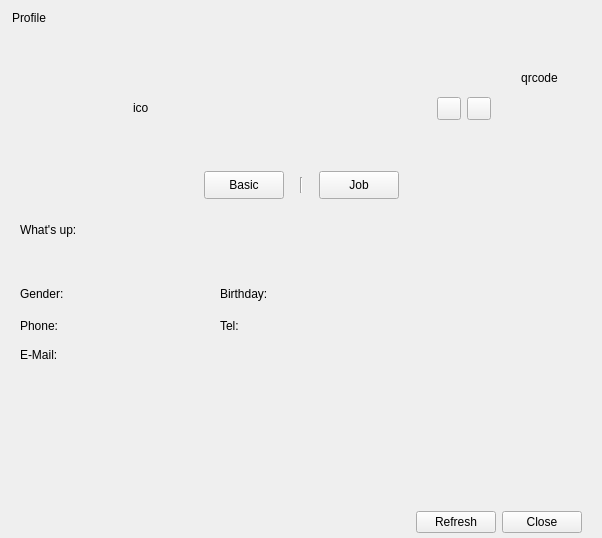
<?xml version="1.0" encoding="UTF-8"?>
<ui version="4.0">
 <class>ContactInfoDialog</class>
 <widget class="QDialog" name="ContactInfoDialog">
  <property name="geometry">
   <rect>
    <x>0</x>
    <y>0</y>
    <width>602</width>
    <height>538</height>
   </rect>
  </property>
  <property name="windowTitle">
   <string>ContactInfoDialog</string>
  </property>
  <layout class="QVBoxLayout" name="verticalLayoutMain">
   <property name="spacing">
    <number>0</number>
   </property>
   <property name="leftMargin">
    <number>0</number>
   </property>
   <property name="topMargin">
    <number>0</number>
   </property>
   <property name="rightMargin">
    <number>0</number>
   </property>
   <property name="bottomMargin">
    <number>0</number>
   </property>
   <item>
    <widget class="QWidget" name="titleBar" native="true">
     <property name="minimumSize">
      <size>
       <width>0</width>
       <height>35</height>
      </size>
     </property>
     <property name="maximumSize">
      <size>
       <width>16777215</width>
       <height>35</height>
      </size>
     </property>
     <layout class="QHBoxLayout" name="horizontalLayout_2" stretch="0,1,0">
      <property name="leftMargin">
       <number>12</number>
      </property>
      <property name="topMargin">
       <number>0</number>
      </property>
      <property name="rightMargin">
       <number>0</number>
      </property>
      <property name="bottomMargin">
       <number>0</number>
      </property>
      <item>
       <widget class="QLabel" name="title">
        <property name="text">
         <string>Profile</string>
        </property>
       </widget>
      </item>
      <item>
       <spacer name="horizontalSpacer">
        <property name="orientation">
         <enum>Qt::Horizontal</enum>
        </property>
        <property name="sizeHint" stdset="0">
         <size>
          <width>40</width>
          <height>20</height>
         </size>
        </property>
       </spacer>
      </item>
      <item>
       <layout class="QVBoxLayout" name="verticalLayout">
        <property name="spacing">
         <number>0</number>
        </property>
        <item>
         <layout class="QHBoxLayout" name="horizontalLayout">
          <item>
           <widget class="QPushButton" name="btnMinimize">
            <property name="text">
             <string/>
            </property>
            <property name="flat">
             <bool>true</bool>
            </property>
           </widget>
          </item>
          <item>
           <widget class="QPushButton" name="btnClose">
            <property name="text">
             <string/>
            </property>
            <property name="flat">
             <bool>true</bool>
            </property>
           </widget>
          </item>
         </layout>
        </item>
        <item>
         <spacer name="verticalSpacer">
          <property name="orientation">
           <enum>Qt::Vertical</enum>
          </property>
          <property name="sizeHint" stdset="0">
           <size>
            <width>20</width>
            <height>40</height>
           </size>
          </property>
         </spacer>
        </item>
       </layout>
      </item>
     </layout>
    </widget>
   </item>
   <item>
    <widget class="QWidget" name="mainInfoBar" native="true">
     <property name="minimumSize">
      <size>
       <width>0</width>
       <height>123</height>
      </size>
     </property>
     <property name="maximumSize">
      <size>
       <width>16777215</width>
       <height>123</height>
      </size>
     </property>
     <layout class="QGridLayout" name="gridLayout_3" columnstretch="1,0">
      <property name="leftMargin">
       <number>30</number>
      </property>
      <property name="topMargin">
       <number>0</number>
      </property>
      <property name="rightMargin">
       <number>20</number>
      </property>
      <property name="bottomMargin">
       <number>0</number>
      </property>
      <item row="1" column="0">
       <widget class="QWidget" name="mainInfoPanel" native="true">
        <layout class="QGridLayout" name="gridLayout_4" rowstretch="1,0,4">
         <property name="leftMargin">
          <number>0</number>
         </property>
         <property name="topMargin">
          <number>0</number>
         </property>
         <property name="rightMargin">
          <number>0</number>
         </property>
         <property name="bottomMargin">
          <number>0</number>
         </property>
         <item row="0" column="0" rowspan="3">
          <widget class="AvatarLabel" name="labelAvatar">
           <property name="minimumSize">
            <size>
             <width>97</width>
             <height>97</height>
            </size>
           </property>
           <property name="maximumSize">
            <size>
             <width>97</width>
             <height>97</height>
            </size>
           </property>
           <property name="text">
            <string notr="true"/>
           </property>
           <property name="pixmap">
            <pixmap resource="../inst.qrc">:/images/Icon_60.png</pixmap>
           </property>
           <property name="scaledContents">
            <bool>true</bool>
           </property>
          </widget>
         </item>
         <item row="0" column="1">
          <spacer name="verticalSpacer_4">
           <property name="orientation">
            <enum>Qt::Vertical</enum>
           </property>
           <property name="sizeHint" stdset="0">
            <size>
             <width>20</width>
             <height>13</height>
            </size>
           </property>
          </spacer>
         </item>
         <item row="1" column="1">
          <widget class="QWidget" name="nameIdPanel" native="true">
           <layout class="QVBoxLayout" name="verticalLayout_4">
            <property name="spacing">
             <number>6</number>
            </property>
            <property name="leftMargin">
             <number>0</number>
            </property>
            <property name="topMargin">
             <number>0</number>
            </property>
            <property name="rightMargin">
             <number>0</number>
            </property>
            <property name="bottomMargin">
             <number>0</number>
            </property>
            <item>
             <widget class="QLabel" name="labelName">
              <property name="minimumSize">
               <size>
                <width>138</width>
                <height>0</height>
               </size>
              </property>
              <property name="text">
               <string/>
              </property>
              <property name="textInteractionFlags">
               <set>Qt::LinksAccessibleByMouse|Qt::TextSelectableByMouse</set>
              </property>
             </widget>
            </item>
            <item>
             <layout class="QHBoxLayout" name="horizontalLayout_9" stretch="0,0,0,0">
              <item>
               <widget class="QLabel" name="labelIconGender">
                <property name="minimumSize">
                 <size>
                  <width>16</width>
                  <height>16</height>
                 </size>
                </property>
                <property name="maximumSize">
                 <size>
                  <width>16</width>
                  <height>16</height>
                 </size>
                </property>
                <property name="text">
                 <string>icon</string>
                </property>
               </widget>
              </item>
              <item>
               <spacer name="horizontalSpacer_2">
                <property name="orientation">
                 <enum>Qt::Horizontal</enum>
                </property>
                <property name="sizeHint" stdset="0">
                 <size>
                  <width>40</width>
                  <height>20</height>
                 </size>
                </property>
               </spacer>
              </item>
              <item>
               <widget class="StyleToolButton" name="tBtnAddFriend">
                <property name="text">
                 <string/>
                </property>
               </widget>
              </item>
              <item>
               <widget class="StyleToolButton" name="tBtnChat">
                <property name="text">
                 <string/>
                </property>
               </widget>
              </item>
             </layout>
            </item>
           </layout>
          </widget>
         </item>
         <item row="2" column="1">
          <spacer name="verticalSpacer_9">
           <property name="orientation">
            <enum>Qt::Vertical</enum>
           </property>
           <property name="sizeHint" stdset="0">
            <size>
             <width>20</width>
             <height>13</height>
            </size>
           </property>
          </spacer>
         </item>
        </layout>
       </widget>
      </item>
      <item row="0" column="0">
       <spacer name="verticalSpacer_7">
        <property name="orientation">
         <enum>Qt::Vertical</enum>
        </property>
        <property name="sizeHint" stdset="0">
         <size>
          <width>20</width>
          <height>28</height>
         </size>
        </property>
       </spacer>
      </item>
      <item row="0" column="1" rowspan="2">
       <layout class="QVBoxLayout" name="verticalLayout_2" stretch="0,3">
        <item>
         <widget class="QLabel" name="labelQRCode">
          <property name="minimumSize">
           <size>
            <width>85</width>
            <height>85</height>
           </size>
          </property>
          <property name="text">
           <string>qrcode</string>
          </property>
          <property name="alignment">
           <set>Qt::AlignCenter</set>
          </property>
         </widget>
        </item>
        <item>
         <spacer name="verticalSpacer_6">
          <property name="orientation">
           <enum>Qt::Vertical</enum>
          </property>
          <property name="sizeHint" stdset="0">
           <size>
            <width>20</width>
            <height>13</height>
           </size>
          </property>
         </spacer>
        </item>
       </layout>
      </item>
     </layout>
    </widget>
   </item>
   <item>
    <widget class="QWidget" name="switchBar" native="true">
     <property name="minimumSize">
      <size>
       <width>0</width>
       <height>55</height>
      </size>
     </property>
     <property name="maximumSize">
      <size>
       <width>16777215</width>
       <height>55</height>
      </size>
     </property>
     <layout class="QHBoxLayout" name="horizontalLayout_3">
      <item>
       <spacer name="horizontalSpacer_3">
        <property name="orientation">
         <enum>Qt::Horizontal</enum>
        </property>
        <property name="sizeHint" stdset="0">
         <size>
          <width>162</width>
          <height>20</height>
         </size>
        </property>
       </spacer>
      </item>
      <item>
       <layout class="QHBoxLayout" name="horizontalLayout_4">
        <property name="spacing">
         <number>12</number>
        </property>
        <item>
         <widget class="QPushButton" name="btnBasic">
          <property name="minimumSize">
           <size>
            <width>0</width>
            <height>28</height>
           </size>
          </property>
          <property name="text">
           <string>Basic</string>
          </property>
         </widget>
        </item>
        <item>
         <widget class="QLabel" name="labelSep">
          <property name="maximumSize">
           <size>
            <width>16777215</width>
            <height>16</height>
           </size>
          </property>
          <property name="frameShape">
           <enum>QFrame::VLine</enum>
          </property>
          <property name="frameShadow">
           <enum>QFrame::Sunken</enum>
          </property>
          <property name="text">
           <string/>
          </property>
          <property name="alignment">
           <set>Qt::AlignCenter</set>
          </property>
         </widget>
        </item>
        <item>
         <widget class="QPushButton" name="btnJob">
          <property name="minimumSize">
           <size>
            <width>0</width>
            <height>28</height>
           </size>
          </property>
          <property name="text">
           <string>Job</string>
          </property>
         </widget>
        </item>
       </layout>
      </item>
      <item>
       <spacer name="horizontalSpacer_4">
        <property name="orientation">
         <enum>Qt::Horizontal</enum>
        </property>
        <property name="sizeHint" stdset="0">
         <size>
          <width>162</width>
          <height>20</height>
         </size>
        </property>
       </spacer>
      </item>
     </layout>
    </widget>
   </item>
   <item>
    <widget class="QStackedWidget" name="stackedWidget">
     <property name="currentIndex">
      <number>0</number>
     </property>
     <widget class="QWidget" name="pageBasic">
      <layout class="QVBoxLayout" name="verticalLayout_5">
       <property name="spacing">
        <number>9</number>
       </property>
       <property name="leftMargin">
        <number>20</number>
       </property>
       <property name="topMargin">
        <number>10</number>
       </property>
       <property name="rightMargin">
        <number>30</number>
       </property>
       <property name="bottomMargin">
        <number>0</number>
       </property>
       <item>
        <layout class="QVBoxLayout" name="verticalLayout_3">
         <property name="spacing">
          <number>12</number>
         </property>
         <item>
          <widget class="QLabel" name="tagSignature">
           <property name="text">
            <string>What's up:</string>
           </property>
          </widget>
         </item>
         <item>
          <widget class="QLabel" name="labelSignature">
           <property name="sizePolicy">
            <sizepolicy hsizetype="Preferred" vsizetype="Preferred">
             <horstretch>0</horstretch>
             <verstretch>0</verstretch>
            </sizepolicy>
           </property>
           <property name="maximumSize">
            <size>
             <width>16777215</width>
             <height>90</height>
            </size>
           </property>
           <property name="text">
            <string/>
           </property>
           <property name="alignment">
            <set>Qt::AlignLeading|Qt::AlignLeft|Qt::AlignTop</set>
           </property>
           <property name="wordWrap">
            <bool>true</bool>
           </property>
           <property name="textInteractionFlags">
            <set>Qt::LinksAccessibleByMouse|Qt::TextSelectableByMouse</set>
           </property>
          </widget>
         </item>
        </layout>
       </item>
       <item>
        <spacer name="verticalSpacer_8">
         <property name="orientation">
          <enum>Qt::Vertical</enum>
         </property>
         <property name="sizeType">
          <enum>QSizePolicy::Fixed</enum>
         </property>
         <property name="sizeHint" stdset="0">
          <size>
           <width>20</width>
           <height>12</height>
          </size>
         </property>
        </spacer>
       </item>
       <item>
        <layout class="QGridLayout" name="gridLayout_2">
         <property name="spacing">
          <number>12</number>
         </property>
         <item row="1" column="0">
          <layout class="QHBoxLayout" name="horizontalLayout_20" stretch="0,1">
           <item>
            <widget class="QLabel" name="tagPhone1">
             <property name="text">
              <string>Phone:</string>
             </property>
            </widget>
           </item>
           <item>
            <widget class="ElidedLabel" name="labelPhone1">
             <property name="minimumSize">
              <size>
               <width>138</width>
               <height>20</height>
              </size>
             </property>
             <property name="text">
              <string/>
             </property>
             <property name="textInteractionFlags">
              <set>Qt::LinksAccessibleByMouse|Qt::TextSelectableByMouse</set>
             </property>
            </widget>
           </item>
          </layout>
         </item>
         <item row="1" column="1">
          <layout class="QHBoxLayout" name="horizontalLayout_26" stretch="0,1">
           <item>
            <widget class="QLabel" name="tagPhone3">
             <property name="text">
              <string>Tel:</string>
             </property>
            </widget>
           </item>
           <item>
            <widget class="ElidedLabel" name="labelPhone3">
             <property name="minimumSize">
              <size>
               <width>138</width>
               <height>20</height>
              </size>
             </property>
             <property name="text">
              <string/>
             </property>
             <property name="textInteractionFlags">
              <set>Qt::LinksAccessibleByMouse|Qt::TextSelectableByMouse</set>
             </property>
            </widget>
           </item>
          </layout>
         </item>
         <item row="0" column="0">
          <layout class="QHBoxLayout" name="horizontalLayout_11" stretch="0,1">
           <item>
            <widget class="QLabel" name="tagSex">
             <property name="text">
              <string>Gender:</string>
             </property>
            </widget>
           </item>
           <item>
            <widget class="QLabel" name="labelSex">
             <property name="minimumSize">
              <size>
               <width>138</width>
               <height>20</height>
              </size>
             </property>
             <property name="text">
              <string/>
             </property>
             <property name="textInteractionFlags">
              <set>Qt::LinksAccessibleByMouse|Qt::TextSelectableByMouse</set>
             </property>
            </widget>
           </item>
          </layout>
         </item>
         <item row="0" column="1">
          <layout class="QHBoxLayout" name="horizontalLayout_12" stretch="0,1">
           <item>
            <widget class="QLabel" name="tagBirthday">
             <property name="text">
              <string>Birthday:</string>
             </property>
            </widget>
           </item>
           <item>
            <widget class="QLabel" name="labelBirthday">
             <property name="minimumSize">
              <size>
               <width>138</width>
               <height>0</height>
              </size>
             </property>
             <property name="text">
              <string/>
             </property>
             <property name="textInteractionFlags">
              <set>Qt::LinksAccessibleByMouse|Qt::TextSelectableByMouse</set>
             </property>
            </widget>
           </item>
          </layout>
         </item>
         <item row="0" column="2">
          <spacer name="horizontalSpacer_8">
           <property name="orientation">
            <enum>Qt::Horizontal</enum>
           </property>
           <property name="sizeType">
            <enum>QSizePolicy::Expanding</enum>
           </property>
           <property name="sizeHint" stdset="0">
            <size>
             <width>90</width>
             <height>20</height>
            </size>
           </property>
          </spacer>
         </item>
        </layout>
       </item>
       <item>
        <layout class="QHBoxLayout" name="horizontalLayout_14" stretch="0,1">
         <item>
          <widget class="QLabel" name="tagMail">
           <property name="text">
            <string>E-Mail:</string>
           </property>
          </widget>
         </item>
         <item>
          <widget class="ElidedLabel" name="labelMail">
           <property name="minimumSize">
            <size>
             <width>138</width>
             <height>20</height>
            </size>
           </property>
           <property name="text">
            <string/>
           </property>
           <property name="textInteractionFlags">
            <set>Qt::LinksAccessibleByMouse|Qt::TextSelectableByMouse</set>
           </property>
          </widget>
         </item>
        </layout>
       </item>
       <item>
        <spacer name="verticalSpacer_3">
         <property name="orientation">
          <enum>Qt::Vertical</enum>
         </property>
         <property name="sizeHint" stdset="0">
          <size>
           <width>20</width>
           <height>40</height>
          </size>
         </property>
        </spacer>
       </item>
      </layout>
     </widget>
     <widget class="QWidget" name="pageJob">
      <layout class="QVBoxLayout" name="verticalLayout_10" stretch="0,0,0,0,0,0">
       <property name="spacing">
        <number>9</number>
       </property>
       <property name="leftMargin">
        <number>20</number>
       </property>
       <property name="topMargin">
        <number>10</number>
       </property>
       <property name="rightMargin">
        <number>30</number>
       </property>
       <property name="bottomMargin">
        <number>0</number>
       </property>
       <item>
        <layout class="QHBoxLayout" name="horizontalLayout_28" stretch="0,1">
         <item>
          <widget class="QLabel" name="tagOrganization">
           <property name="text">
            <string>Corporation:</string>
           </property>
          </widget>
         </item>
         <item>
          <widget class="QLabel" name="labelOrganization">
           <property name="minimumSize">
            <size>
             <width>138</width>
             <height>20</height>
            </size>
           </property>
           <property name="text">
            <string/>
           </property>
           <property name="textInteractionFlags">
            <set>Qt::LinksAccessibleByMouse|Qt::TextSelectableByMouse</set>
           </property>
          </widget>
         </item>
        </layout>
       </item>
       <item>
        <layout class="QHBoxLayout" name="horizontalLayout_24" stretch="0,1">
         <item>
          <widget class="QLabel" name="tagDept">
           <property name="text">
            <string>Department:</string>
           </property>
          </widget>
         </item>
         <item>
          <widget class="QLabel" name="labelDept">
           <property name="minimumSize">
            <size>
             <width>138</width>
             <height>20</height>
            </size>
           </property>
           <property name="text">
            <string/>
           </property>
           <property name="textInteractionFlags">
            <set>Qt::LinksAccessibleByMouse|Qt::TextSelectableByMouse</set>
           </property>
          </widget>
         </item>
        </layout>
       </item>
       <item>
        <layout class="QHBoxLayout" name="horizontalLayout_27">
         <item>
          <widget class="QLabel" name="tagPosition">
           <property name="text">
            <string>Position:</string>
           </property>
          </widget>
         </item>
         <item>
          <widget class="QLabel" name="labelPosition">
           <property name="minimumSize">
            <size>
             <width>138</width>
             <height>20</height>
            </size>
           </property>
           <property name="text">
            <string/>
           </property>
           <property name="textInteractionFlags">
            <set>Qt::LinksAccessibleByMouse|Qt::TextSelectableByMouse</set>
           </property>
          </widget>
         </item>
         <item>
          <spacer name="horizontalSpacer_14">
           <property name="orientation">
            <enum>Qt::Horizontal</enum>
           </property>
           <property name="sizeHint" stdset="0">
            <size>
             <width>40</width>
             <height>20</height>
            </size>
           </property>
          </spacer>
         </item>
        </layout>
       </item>
       <item>
        <spacer name="verticalSpacer_2">
         <property name="orientation">
          <enum>Qt::Vertical</enum>
         </property>
         <property name="sizeType">
          <enum>QSizePolicy::Fixed</enum>
         </property>
         <property name="sizeHint" stdset="0">
          <size>
           <width>20</width>
           <height>12</height>
          </size>
         </property>
        </spacer>
       </item>
       <item>
        <layout class="QVBoxLayout" name="verticalLayout_8" stretch="0,0">
         <property name="spacing">
          <number>12</number>
         </property>
         <item>
          <widget class="QLabel" name="tagContent">
           <property name="text">
            <string>Job Duties:</string>
           </property>
          </widget>
         </item>
         <item>
          <widget class="QLabel" name="labelContent">
           <property name="maximumSize">
            <size>
             <width>16777215</width>
             <height>96</height>
            </size>
           </property>
           <property name="text">
            <string/>
           </property>
           <property name="alignment">
            <set>Qt::AlignLeading|Qt::AlignLeft|Qt::AlignTop</set>
           </property>
           <property name="wordWrap">
            <bool>true</bool>
           </property>
           <property name="textInteractionFlags">
            <set>Qt::LinksAccessibleByMouse|Qt::TextSelectableByMouse</set>
           </property>
          </widget>
         </item>
        </layout>
       </item>
       <item>
        <spacer name="verticalSpacer_5">
         <property name="orientation">
          <enum>Qt::Vertical</enum>
         </property>
         <property name="sizeHint" stdset="0">
          <size>
           <width>20</width>
           <height>40</height>
          </size>
         </property>
        </spacer>
       </item>
      </layout>
     </widget>
     <widget class="QWidget" name="pageSimplicity">
      <layout class="QVBoxLayout" name="verticalLayout_6">
       <property name="spacing">
        <number>12</number>
       </property>
       <property name="leftMargin">
        <number>30</number>
       </property>
       <property name="topMargin">
        <number>30</number>
       </property>
       <property name="rightMargin">
        <number>30</number>
       </property>
       <item>
        <layout class="QHBoxLayout" name="horizontalLayout_29" stretch="0,1">
         <item>
          <widget class="QLabel" name="tagOrganization_2">
           <property name="text">
            <string>Corporation:</string>
           </property>
          </widget>
         </item>
         <item>
          <widget class="QLabel" name="labelOrganization_2">
           <property name="minimumSize">
            <size>
             <width>138</width>
             <height>20</height>
            </size>
           </property>
           <property name="text">
            <string/>
           </property>
           <property name="textInteractionFlags">
            <set>Qt::LinksAccessibleByMouse|Qt::TextSelectableByMouse</set>
           </property>
          </widget>
         </item>
        </layout>
       </item>
       <item>
        <layout class="QHBoxLayout" name="horizontalLayout_25" stretch="0,1">
         <item>
          <widget class="QLabel" name="tagDept_2">
           <property name="text">
            <string>Department:</string>
           </property>
          </widget>
         </item>
         <item>
          <widget class="QLabel" name="labelDept_2">
           <property name="minimumSize">
            <size>
             <width>138</width>
             <height>20</height>
            </size>
           </property>
           <property name="text">
            <string/>
           </property>
           <property name="textInteractionFlags">
            <set>Qt::LinksAccessibleByMouse|Qt::TextSelectableByMouse</set>
           </property>
          </widget>
         </item>
        </layout>
       </item>
       <item>
        <layout class="QHBoxLayout" name="horizontalLayout_21" stretch="0,1">
         <item>
          <widget class="QLabel" name="tagPhone1_2">
           <property name="text">
            <string>Phone:</string>
           </property>
          </widget>
         </item>
         <item>
          <widget class="QLabel" name="labelPhone1_2">
           <property name="minimumSize">
            <size>
             <width>138</width>
             <height>20</height>
            </size>
           </property>
           <property name="text">
            <string/>
           </property>
           <property name="textInteractionFlags">
            <set>Qt::LinksAccessibleByMouse|Qt::TextSelectableByMouse</set>
           </property>
          </widget>
         </item>
        </layout>
       </item>
       <item>
        <layout class="QHBoxLayout" name="horizontalLayout_15" stretch="0,1">
         <item>
          <widget class="QLabel" name="tagMail_2">
           <property name="text">
            <string>E-Mail:</string>
           </property>
          </widget>
         </item>
         <item>
          <widget class="QLabel" name="labelMail_2">
           <property name="minimumSize">
            <size>
             <width>138</width>
             <height>20</height>
            </size>
           </property>
           <property name="text">
            <string/>
           </property>
           <property name="textInteractionFlags">
            <set>Qt::LinksAccessibleByMouse|Qt::TextSelectableByMouse</set>
           </property>
          </widget>
         </item>
        </layout>
       </item>
       <item>
        <spacer name="verticalSpacer_10">
         <property name="orientation">
          <enum>Qt::Vertical</enum>
         </property>
         <property name="sizeHint" stdset="0">
          <size>
           <width>20</width>
           <height>40</height>
          </size>
         </property>
        </spacer>
       </item>
      </layout>
     </widget>
    </widget>
   </item>
   <item>
    <widget class="QWidget" name="bottomBar" native="true">
     <property name="minimumSize">
      <size>
       <width>0</width>
       <height>31</height>
      </size>
     </property>
     <property name="maximumSize">
      <size>
       <width>16777215</width>
       <height>31</height>
      </size>
     </property>
     <layout class="QHBoxLayout" name="horizontalLayout_5">
      <property name="leftMargin">
       <number>9</number>
      </property>
      <property name="topMargin">
       <number>0</number>
      </property>
      <property name="rightMargin">
       <number>20</number>
      </property>
      <property name="bottomMargin">
       <number>0</number>
      </property>
      <item>
       <spacer name="horizontalSpacer_6">
        <property name="orientation">
         <enum>Qt::Horizontal</enum>
        </property>
        <property name="sizeHint" stdset="0">
         <size>
          <width>40</width>
          <height>20</height>
         </size>
        </property>
       </spacer>
      </item>
      <item>
       <widget class="QPushButton" name="pushButtonRefresh">
        <property name="minimumSize">
         <size>
          <width>80</width>
          <height>0</height>
         </size>
        </property>
        <property name="text">
         <string>Refresh</string>
        </property>
       </widget>
      </item>
      <item>
       <widget class="QPushButton" name="pushButtonClose">
        <property name="minimumSize">
         <size>
          <width>80</width>
          <height>0</height>
         </size>
        </property>
        <property name="text">
         <string>Close</string>
        </property>
       </widget>
      </item>
     </layout>
    </widget>
   </item>
  </layout>
 </widget>
 <layoutdefault spacing="6" margin="11"/>
 <customwidgets>
  <customwidget>
   <class>AvatarLabel</class>
   <extends>QLabel</extends>
   <header location="global">avatarlabel.h</header>
  </customwidget>
  <customwidget>
   <class>ElidedLabel</class>
   <extends>QLabel</extends>
   <header location="global">elidedlabel.h</header>
  </customwidget>
  <customwidget>
   <class>StyleToolButton</class>
   <extends>QToolButton</extends>
   <header location="global">styletoolbutton.h</header>
  </customwidget>
 </customwidgets>
 <resources>
  <include location="../inst.qrc"/>
 </resources>
 <connections/>
</ui>
